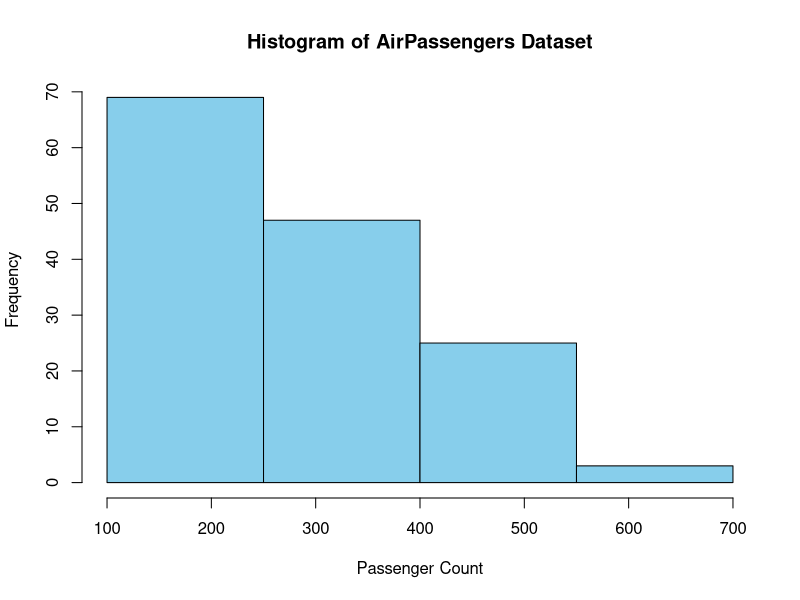

Here is the R script that generated this plot:
# Load the AirPassengers dataset
data("AirPassengers")

# Define the histogram breaks
breaks <- seq(100, 700, by = 150)

# Plot the histogram
hist(AirPassengers, breaks = breaks, 
     main = "Histogram of AirPassengers Dataset",
     xlab = "Passenger Count", ylab = "Frequency",
     col = "skyblue", border = "black")